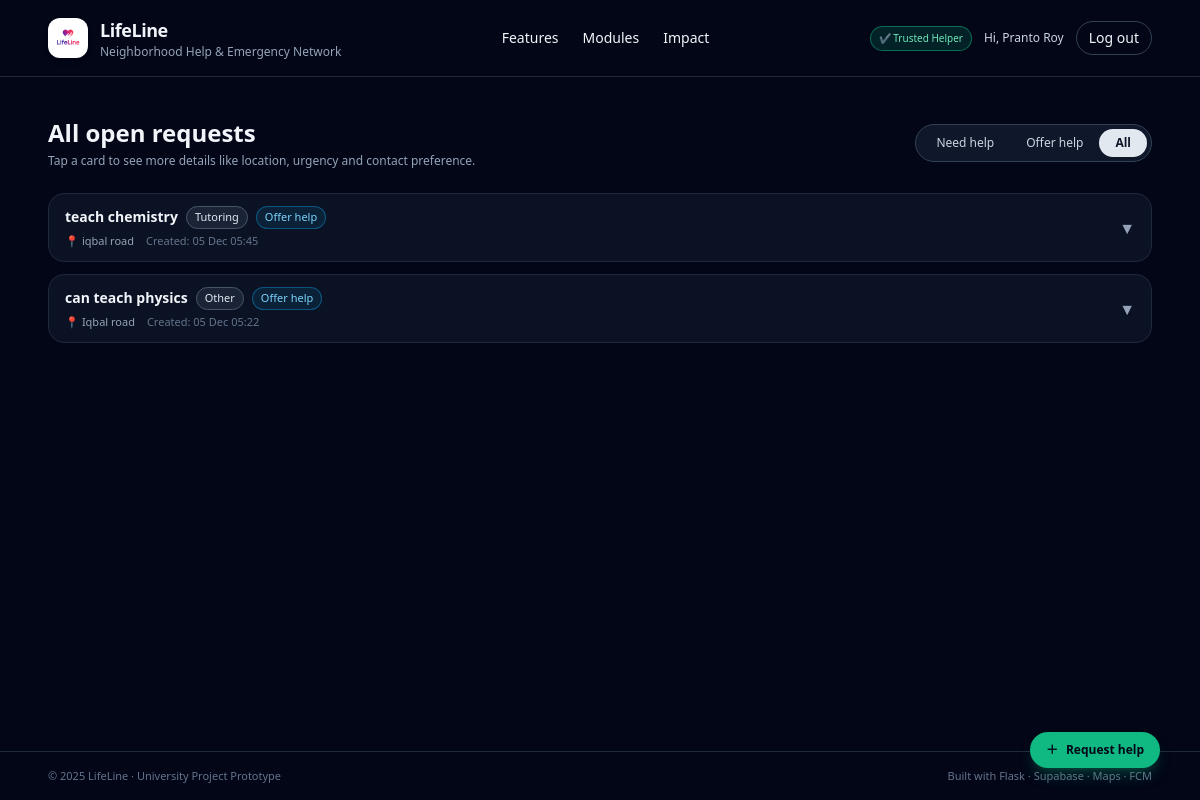
The page /requests?mode=all (signed in) on the database as committed earlier.
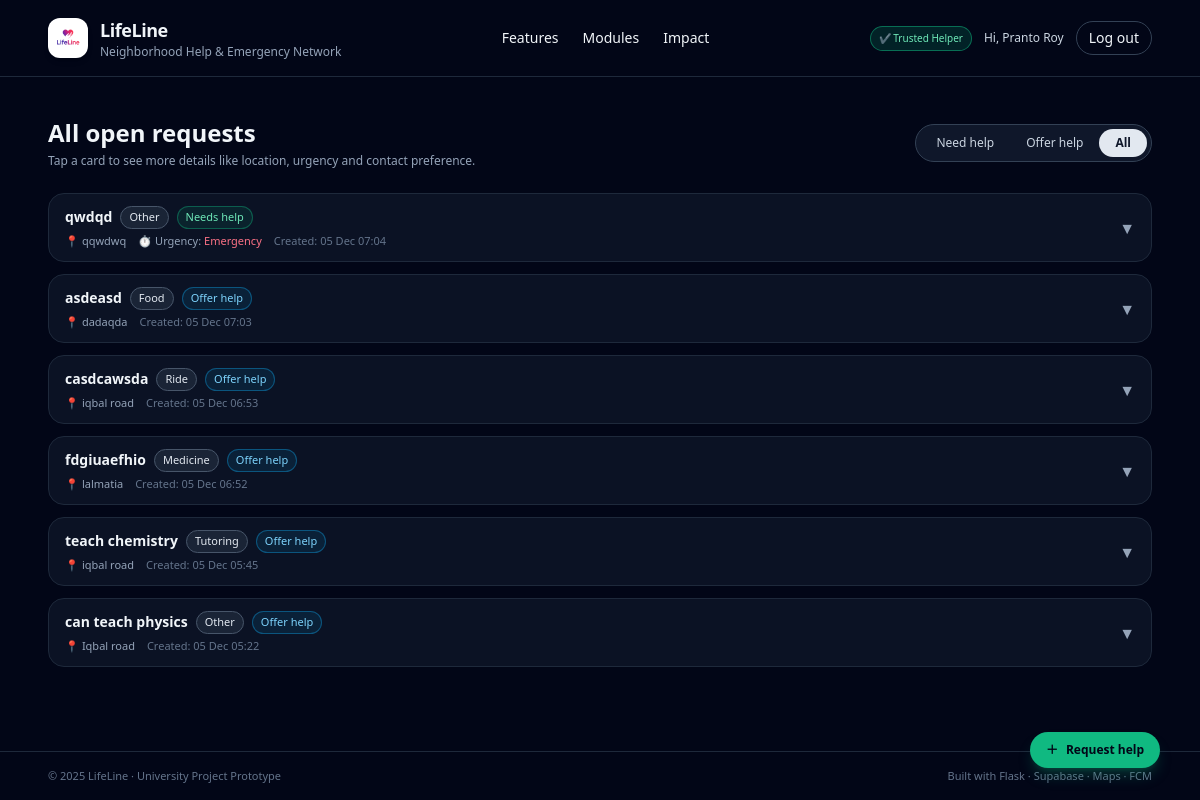
The same page on the database as committed later.
### app.py (models this page shows, shortened)
class User(db.Model):
    id = db.Column(db.Integer, primary_key=True)
    email = db.Column(db.String(255), unique=True, nullable=False)
    name = db.Column(db.String(120), nullable=False)
    password_hash = db.Column(db.String(255), nullable=True)
    is_trusted_helper = db.Column(db.Boolean, default=False)
    govt_id_number = db.Column(db.String(50), nullable=True)
    firebase_uid = db.Column(db.String(255), unique=True, nullable=True)
    otp_code = db.Column(db.String(6), nullable=True)
    otp_expires_at = db.Column(db.DateTime, nullable=True)
    id_verification_status = db.Column(db.String(20), default="none")  # none/pending/approved/rejected
    id_document_note = db.Column(db.String(255), nullable=True)

class Request(db.Model):
    __tablename__ = "requests"
    id = db.Column(db.Integer, primary_key=True)
    user_id = db.Column(db.Integer, db.ForeignKey("user.id"), nullable=False)
    title = db.Column(db.String(255), nullable=False)
    category = db.Column(db.String(50), nullable=False)  # medicine, food, tutoring, repair, ride, ...
    description = db.Column(db.Text, nullable=True)
    lat = db.Column(db.Float, nullable=True)
    lng = db.Column(db.Float, nullable=True)
    area = db.Column(db.String(150), nullable=True)         # e.g. Mohammadpur, Iqbal Road
    landmark = db.Column(db.String(150), nullable=True)     # nearest mosque / school
    urgency = db.Column(db.String(50), nullable=True)       # low / normal / high / emergency
    time_window = db.Column(db.String(50), nullable=True)   # anytime_today / this_week / ...
    contact_method = db.Column(db.String(50), nullable=True)  # lifeline_chat / phone / ...
    contact_info = db.Column(db.String(100), nullable=True)   # phone / WhatsApp etc.
    is_offer = db.Column(db.Boolean, default=False)        # false = Need Help, true = Offering Help
    radius_pref = db.Column(db.String(50), nullable=True)  # e.g. "2" (km)
    frequency = db.Column(db.String(50), nullable=True)    # one_time / few_times_week / daily
    image_url = db.Column(db.String(300), nullable=True)
    created_at = db.Column(db.DateTime, default=datetime.utcnow, nullable=False)
    expires_at = db.Column(db.DateTime, nullable=False)
    status = db.Column(db.String(20), default="open")  # open / claimed / closed
    user = db.relationship("User", backref="requests")

### app.py (the view)
@app.route("/requests")
@login_required
def list_requests():
    now = datetime.utcnow()
    mode = request.args.get("mode", "need")  # default: show need-help posts
    q = Request.query.filter(
        Request.expires_at > now,
        Request.status == "open",
    )
    if mode == "offer":
        q = q.filter(Request.is_offer == True)  # noqa: E712
    elif mode == "need":
        q = q.filter(Request.is_offer == False)  # noqa: E712
    requests_list = q.order_by(Request.created_at.desc()).all()
    return render_template(
        "list_requests.html",
        requests=requests_list,
        mode=mode,
    )

### app.py (called while the page is built)
def current_user():
    if "user_id" in session:
        return User.query.get(session["user_id"])
    return None

def login_required(view_func):
    from functools import wraps
    @wraps(view_func)
    def wrapper(*args, **kwargs):
        if "user_id" not in session:
            next_url = request.path
            return redirect(url_for("login", next=next_url))
        return view_func(*args, **kwargs)
    return wrapper

@app.context_processor
def inject_user():
    return dict(current_user=current_user())

### templates/list_requests.html (shortened to what this page needs)
{% extends "base.html" %}
{% block content %}
<div class="w-full max-w-6xl mx-auto px-6 py-10">
  <div class="flex flex-col md:flex-row md:items-center md:justify-between gap-4 mb-6">
    <div>
      <h2 class="text-2xl font-bold text-slate-100">
        {% if mode == 'offer' %}
          People offering help nearby
        {% elif mode == 'all' %}
          All open requests
        {% else %}
          People who need help
        {% endif %}
      </h2>
      <p class="text-xs text-slate-400 mt-1">
        Tap a card to see more details like location, urgency and contact preference.
      </p>
    </div>
    <div class="inline-flex rounded-full bg-slate-900 border border-slate-700 p-1 text-xs">
      <a href="{{ url_for('list_requests', mode='need') }}"
         class="px-4 py-1.5 rounded-full transition
         {% if mode == 'need' %}bg-emerald-500 text-slate-950 font-semibold{% else %}text-slate-300 hover:bg-slate-800{% endif %}">
        Need help
      </a>
      <a href="{{ url_for('list_requests', mode='offer') }}"
         class="px-4 py-1.5 rounded-full transition
         {% if mode == 'offer' %}bg-sky-500 text-slate-950 font-semibold{% else %}text-slate-300 hover:bg-slate-800{% endif %}">
        Offer help
      </a>
      <a href="{{ url_for('list_requests', mode='all') }}"
         class="px-4 py-1.5 rounded-full transition
         {% if mode == 'all' %}bg-slate-200 text-slate-900 font-semibold{% else %}text-slate-300 hover:bg-slate-800{% endif %}">
        All
      </a>
    </div>
  </div>
  {% if requests %}
  <div class="space-y-3">
    {% for r in requests %}
    <div class="rounded-2xl border border-slate-800 bg-slate-900/70 overflow-hidden">
      <button type="button"
              class="w-full flex items-center justify-between px-4 py-3 text-left hover:bg-slate-900/90 transition"
              onclick="toggleDetails('{{ r.id }}')">
        <div class="flex-1 min-w-0">
          <div class="flex flex-wrap items-center gap-2">
            <p class="font-semibold text-sm text-slate-100 truncate">
              {{ r.title }}
            </p>
            <span class="text-[11px] px-2 py-0.5 rounded-full
                         border border-slate-600 text-slate-200 bg-slate-800/80">
              {{ r.category|capitalize }}
            </span>
            {% if r.is_offer %}
            <span class="text-[11px] px-2 py-0.5 rounded-full bg-sky-500/10 text-sky-300 border border-sky-500/40">
              Offer help
            </span>
            {% else %}
            <span class="text-[11px] px-2 py-0.5 rounded-full bg-emerald-500/10 text-emerald-300 border border-emerald-500/40">
              Needs help
            </span>
            {% endif %}
          </div>
          <div class="mt-1 flex flex-wrap items-center gap-x-3 gap-y-1 text-[11px] text-slate-400">
            {% if r.area %}
            <span>📍 {{ r.area }}</span>
            {% endif %}
            {% if r.urgency %}
            <span>
              ⏱️ Urgency:
              <span class="
                {% if r.urgency == 'emergency' %}text-rose-400{% elif r.urgency == 'high' %}text-amber-300
                {% elif r.urgency == 'normal' %}text-sky-300{% else %}text-emerald-300{% endif %}">
                {{ r.urgency|capitalize }}
              </span>
            </span>
            {% endif %}
            <span class="text-slate-500">
              Created: {{ r.created_at.strftime('%d %b %H:%M') }}
            </span>
          </div>
        </div>
        <div class="ml-3">
          <span id="icon-{{ r.id }}" data-icon
                class="inline-block transition-transform duration-150 text-slate-400">
            ▼
          </span>
        </div>
      </button>
    </div>
    {% endfor %}
  </div>
  {% else %}
  <div class="mt-10 text-center text-sm text-slate-400">
    No open requests found in this category yet.
  </div>
  {% endif %}
</div>
{% if mode == 'offer' %}
  {% set fab_label = "Offer help" %}
  {% set fab_href = url_for('can_help') %}
{% else %}
  {% set fab_label = "Request help" %}
  {% set fab_href = url_for('need_help') %}
{% endif %}
<a href="{{ fab_href }}"
   class="fixed bottom-6 right-6 md:bottom-8 md:right-10 z-20 inline-flex items-center gap-2
          px-4 py-2.5 rounded-full shadow-lg shadow-emerald-500/25
          bg-emerald-500 hover:bg-emerald-400 text-slate-950 text-xs font-semibold transition">
  <span>＋</span>
  <span>{{ fab_label }}</span>
</a>
{% endblock %}

### templates/base.html (shortened to what this page needs)
<!DOCTYPE html>
<html lang="en">
  <head>
    <script src="https://cdn.tailwindcss.com"></script>
    <link
      rel="stylesheet"
      href="{{ url_for('static', filename='css/main.css') }}"
    />
  </head>
  <body class="bg-slate-950 text-slate-100 min-h-screen flex flex-col">
    <header class="w-full border-b border-slate-800">
      <nav class="w-full px-6 md:px-12 py-4 flex items-center justify-between">
        <a
          href="{{ url_for('home') }}"
          class="flex items-center gap-3 hover:opacity-80 transition"
        >
          <div
            class="h-10 w-10 rounded-xl bg-white flex items-center justify-center shadow-md"
          >
            <img
              src="{{ url_for('static', filename='images/lifeline_logo.png') }}"
              alt="LifeLine Logo"
              class="h-8 w-8 object-contain"
            />
          </div>
          <div>
            <h1 class="text-lg font-semibold tracking-tight">LifeLine</h1>
            <p class="text-xs text-slate-400">
              Neighborhood Help & Emergency Network
            </p>
          </div>
        </a>
        <div class="hidden md:flex items-center gap-6 text-sm">
          <a href="#features" class="hover:text-emerald-300 transition"
            >Features</a
          >
          <a href="#modules" class="hover:text-emerald-300 transition"
            >Modules</a
          >
          <a href="#impact" class="hover:text-emerald-300 transition">Impact</a>
        </div>
        <div class="flex items-center gap-3">
          {% if session.get('user_id') %}  {% if session.get('is_trusted_helper') %}
          <span
            class="text-[10px] px-2 py-1 rounded-full bg-emerald-600/20 text-emerald-300 border border-emerald-500/50 hidden md:inline"
          >
            ✔ Trusted Helper
          </span>
          {% endif %}
          <span class="hidden md:inline text-xs text-slate-300">
            Hi, {{ session.get('user_name') }}
          </span>
          <a
            href="{{ url_for('logout') }}"
            class="text-xs md:text-sm px-3 py-1.5 rounded-full border border-slate-700 hover:border-rose-400 hover:text-rose-300 transition"
          >
            Log out
          </a>
          {% endif %}
        </div>
      </nav>
    </header>
    <main class="flex-1 w-full">{% block content %}{% endblock %}</main>
    <footer class="border-t border-slate-800">
      <div
        class="w-full px-6 md:px-12 py-4 flex flex-col md:flex-row justify-between items-center gap-2 text-[11px] text-slate-500"
      >
        <p>© 2025 LifeLine · University Project Prototype</p>
        <p>Built with Flask · Supabase · Maps · FCM</p>
      </div>
    </footer>
  </body>
</html>

### static/css/main.css (style rules this page uses)
body { -webkit-font-smoothing: antialiased; }

Rows that differ between the two databases and show on the page:
added Request: title "qwdqd", category "Other", is_offer "Needs help", area "qqwdwq", urgency "Emergency", created_at "05 Dec 07:04"
added Request: title "asdeasd", category "Food", is_offer "Offer help", area "dadaqda", created_at "05 Dec 07:03"
added Request: title "casdcawsda", category "Ride", is_offer "Offer help", area "iqbal road", created_at "05 Dec 06:53"
added Request: title "fdgiuaefhio", category "Medicine", is_offer "Offer help", area "lalmatia", created_at "05 Dec 06:52"
